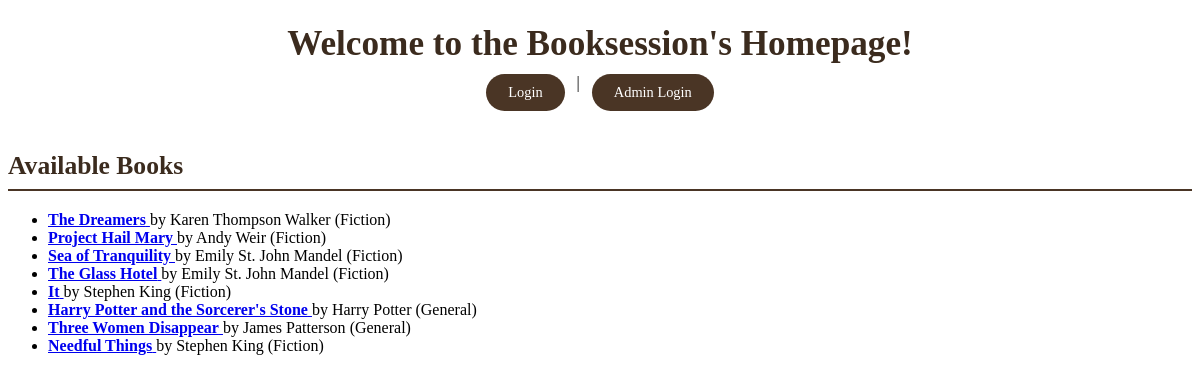
The app's page /index/ with its own data.
### catalog/models.py (models this page shows, shortened)
class Book(models.Model):
    book_id = models.AutoField(primary_key=True)
    title = models.CharField(max_length=255)
    author = models.CharField(max_length=255)
    genre = models.CharField(max_length=100, blank=True, null=True)
    publisher = models.CharField(max_length=255, blank=True, null=True)
    year = models.IntegerField(blank=True, null=True)
    isbn = models.CharField(max_length=20, blank=True, null=True)
    story = models.TextField(blank=True, null=True)
    cover_image_url = models.URLField(blank=True, null=True)
    added_by = models.ForeignKey(User, on_delete=models.SET_NULL, null=True)
    created_at = models.DateTimeField(auto_now_add=True)

### catalog/views.py (the view)
# urls.py: path('index/', views.index, name='index'),
def index(request):
    books = Book.objects.all()
    return render(request, 'catalog/index.html', {'books': books})

### catalog/templates/catalog/index.html (shortened to what this page needs)
<!DOCTYPE html>
<html lang="en">
<head>
    {% load static %}
    <link rel="stylesheet" href="{% static 'catalog/style.css' %}">
</head>
<body>
    <h1>Welcome to the Booksession's Homepage!</h1>
  <nav>
    {% if user.is_authenticated %}
        <a href="{% url 'book_catalog' %}">Browse Catalog</a> |
        <a href="{% url 'collections' %}">My Collections</a> |
        <a href="{% url 'search_google_books' %}">🔍 Search & Add New Book</a> |
        <a href="{% url 'user_profile' %}">Profile</a> |
        <a href="{% url 'logout' %}">Logout</a>
    {% else %}
        <a href="{% url 'user_login' %}">Login</a> |
        <a href="{% url 'admin_login' %}">Admin Login</a>
    {% endif %}
  </nav>
    <h2>Available Books</h2>
    <ul>
       {% for book in books %}
        <li>
            <a href="{% url 'book_detail' book.pk %}">
                <strong>{{ book.title }}</strong>
            </a>
            by {{ book.author }} ({{ book.genre }})
        </li>
    {% empty %}
        <li>No books available yet.</li>
    {% endfor %}
    </ul>
</body>
</html>

### catalog/static/catalog/style.css (style rules this page uses)
h1 { font-size: 2.2rem; color: #3b2b1e; margin-bottom: 10px; text-align: center; }
nav { display: flex; justify-content: center; gap: 12px; margin-bottom: 40px; }
nav a { display: inline-block; padding: 10px 22px; background-color: #4a3525; color: white; text-decoration: none; border-radius: 20px; font-size: 0.9rem; transition: background-color 0.2s ease; }
h2 { font-size: 1.6rem; color: #3b2b1e; border-bottom: 2px solid #4a3525; padding-bottom: 8px; margin-bottom: 20px; }

### records on screen
Book: title "The Dreamers", author "Karen Thompson Walker", genre "Fiction"
Book: title "Project Hail Mary", author "Andy Weir", genre "Fiction"
Book: title "Sea of Tranquility", author "Emily St. John Mandel", genre "Fiction"
Book: title "The Glass Hotel", author "Emily St. John Mandel", genre "Fiction"
Book: title "It", author "Stephen King", genre "Fiction"
Book: title "Harry Potter and the Sorcerer's Stone", author "Harry Potter", genre "General"
Book: title "Three Women Disappear", author "James Patterson", genre "General"
Book: title "Needful Things", author "Stephen King", genre "Fiction"
